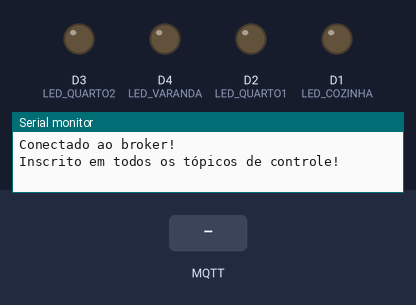
Recording of a program running on a simulated ESP8266 (NodeMCU). Shown: output pins drawn as LEDs (lit = HIGH), the last lines printed to the serial monitor. The inputs (shaded band) are chosen by the test bench. WiFi joins after 1.5 s; servers stay silent unless stated; random numbers use the default seed unless the program sets one; no MQTT or app messages arrive unless stated.

Above: at 2.7 s.
2.8 s: MQTT message "ON" arrives on the first subscribed topic
At 3.8 s:
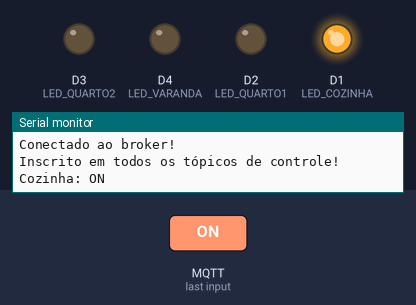
4.3 s: MQTT message "ON" arrives on the second subscribed topic
At 5.0 s:
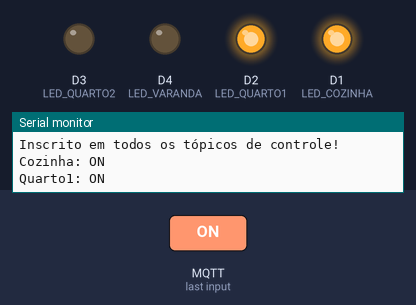
5.8 s: MQTT message "1" arrives on the first subscribed topic
At 6.1 s:
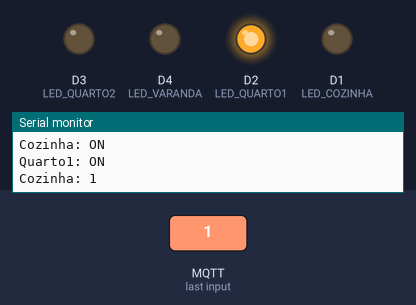
7.3 s: MQTT message "ON" arrives on the third subscribed topic
At 8.4 s:
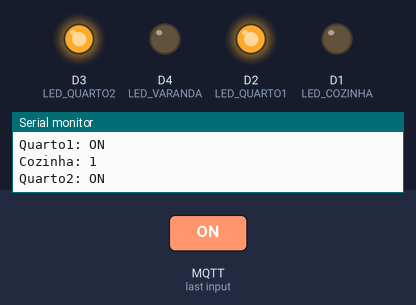
8.8 s: MQTT message "1" arrives on the second subscribed topic
At 9.5 s:
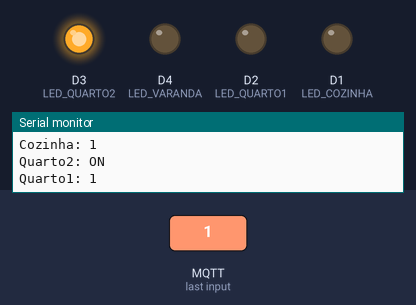
10.3 s: MQTT message "on" arrives on the first subscribed topic
At 10.7 s:
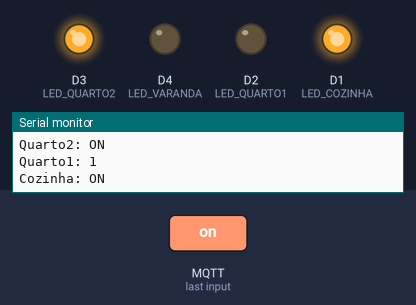
Timing chart, 0 to 12.8 s (numbered marks = the images above; inputs shaded):
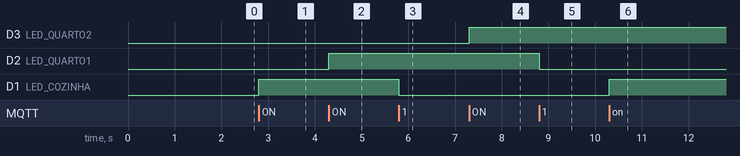

The program:

main.cpp
```cpp
#include <ESP8266WiFi.h>
#include <PubSubClient.h>
#include <ArduinoOTA.h>

const char* ssid = "dead.spades";
const char* password = "deadspades";
const char* mqtt_server = "192.168.43.2";
const int mqtt_port = 1883;

const char* sub_topic_cozinha = "casa/cozinha/led/set";
const char* pub_topic_cozinha = "casa/cozinha/led/status";

const char* sub_topic_quarto1 = "casa/quarto1/led/set";
const char* pub_topic_quarto1 = "casa/quarto1/led/status";

const char* sub_topic_quarto2 = "casa/quarto2/led/set";
const char* pub_topic_quarto2 = "casa/quarto2/led/status";

const char* sub_topic_varanda = "casa/varanda/led/set";
const char* pub_topic_varanda = "casa/varanda/led/status";

const uint8_t LED_COZINHA = D1;
const uint8_t LED_QUARTO1 = D2;
const uint8_t LED_QUARTO2 = D3;
const uint8_t LED_VARANDA = D4;

WiFiClient espClient;
PubSubClient client(espClient);

bool testeLEDs = false;

void setup_wifi() {
  Serial.print("Conectando na rede Wi-Fi: ");
  Serial.println(ssid);
  WiFi.begin(ssid, password);

  while (WiFi.status() != WL_CONNECTED) {
    delay(500);
    Serial.print(".");
  }
  Serial.println();
  Serial.print("Wi-Fi conectado! IP: ");
  Serial.println(WiFi.localIP());
}

void setup_ota() {
  ArduinoOTA.setHostname("esp8266-ota");

  ArduinoOTA.onStart([]() {
    Serial.println("Iniciando OTA...");
  });
  ArduinoOTA.onEnd([]() {
    Serial.println("\nOTA concluída!");
  });
  ArduinoOTA.onProgress([](unsigned int progress, unsigned int total) {
    Serial.printf("Progresso OTA: %u%%\r", (progress / (total / 100)));
  });
  ArduinoOTA.onError([](ota_error_t error) {
    Serial.printf("Erro OTA [%u]: ", error);
    if (error == OTA_AUTH_ERROR) Serial.println("Falha de autenticação");
    else if (error == OTA_BEGIN_ERROR) Serial.println("Erro no início");
    else if (error == OTA_CONNECT_ERROR) Serial.println("Erro de conexão");
    else if (error == OTA_RECEIVE_ERROR) Serial.println("Erro de recebimento");
    else if (error == OTA_END_ERROR) Serial.println("Erro ao finalizar");
  });

  ArduinoOTA.begin();
  Serial.println("OTA pronto!");
}

void callback(char* topic, byte* payload, unsigned int length) {
  String msg;
  for (unsigned int i = 0; i < length; i++) {
    msg += (char)payload[i];
  }
  msg.toUpperCase();

  bool estado = (msg == "ON");

  String estado_json = "{\"estado\":\"" + msg + "\"}";

  if (String(topic) == sub_topic_cozinha) {
    digitalWrite(LED_COZINHA, estado ? HIGH : LOW);
    client.publish(pub_topic_cozinha, estado_json.c_str(), true);
    Serial.println("Cozinha: " + msg);
  } else if (String(topic) == sub_topic_quarto1) {
    digitalWrite(LED_QUARTO1, estado ? HIGH : LOW);
    client.publish(pub_topic_quarto1, estado_json.c_str(), true);
    Serial.println("Quarto1: " + msg);
  } else if (String(topic) == sub_topic_quarto2) {
    digitalWrite(LED_QUARTO2, estado ? HIGH : LOW);
    client.publish(pub_topic_quarto2, estado_json.c_str(), true);
    Serial.println("Quarto2: " + msg);
  } else if (String(topic) == sub_topic_varanda) {
    digitalWrite(LED_VARANDA, estado ? HIGH : LOW);
    client.publish(pub_topic_varanda, estado_json.c_str(), true);
    Serial.println("Varanda: " + msg);
  } else {
    Serial.print("Tópico desconhecido: ");
    Serial.println(topic);
  }
}

void reconnect() {
  while (!client.connected()) {
    String clientId = "NodeMCU-";
    clientId += String(random(0xffff), HEX);
    Serial.print("Tentando conectar ao broker MQTT... ID = ");
    Serial.println(clientId);

    if (client.connect(clientId.c_str())) {
      Serial.println("Conectado ao broker!");

      client.subscribe(sub_topic_cozinha);
      client.subscribe(sub_topic_quarto1);
      client.subscribe(sub_topic_quarto2);
      client.subscribe(sub_topic_varanda);
      Serial.println("Inscrito em todos os tópicos de controle!");
    } else {
      Serial.print("Falha na conexão. Código de erro: ");
      Serial.print(client.state());
      Serial.println(" – tentando novamente em 5 segundos");
      delay(5000);
    }
  }
}

void setup() {
  Serial.begin(9600);
  delay(50);
  Serial.println("\n=== Iniciando NodeMCU + MQTT + OTA ===");

  pinMode(LED_COZINHA, OUTPUT);
  pinMode(LED_QUARTO1, OUTPUT);
  pinMode(LED_QUARTO2, OUTPUT);
  pinMode(LED_VARANDA, OUTPUT);

  digitalWrite(LED_COZINHA, LOW);
  digitalWrite(LED_QUARTO1, LOW);
  digitalWrite(LED_QUARTO2, LOW);
  digitalWrite(LED_VARANDA, LOW);

  if (!testeLEDs) {
    setup_wifi();
    setup_ota();
    client.setServer(mqtt_server, mqtt_port);
    client.setCallback(callback);
  }
}

void loop() {
  if (testeLEDs) {
    digitalWrite(LED_COZINHA, HIGH);
    Serial.println("LED Cozinha ON");
    delay(1000);
    digitalWrite(LED_COZINHA, LOW);

    digitalWrite(LED_QUARTO1, HIGH);
    Serial.println("LED Quarto1 ON");
    delay(1000);
    digitalWrite(LED_QUARTO1, LOW);

    digitalWrite(LED_QUARTO2, HIGH);
    Serial.println("LED Quarto2 ON");
    delay(1000);
    digitalWrite(LED_QUARTO2, LOW);

    digitalWrite(LED_VARANDA, HIGH);
    Serial.println("LED Varanda ON");
    delay(1000);
    digitalWrite(LED_VARANDA, LOW);
  } else {
    if (!client.connected()) {
      reconnect();
    }
    client.loop();
    ArduinoOTA.handle();
  }
}
```

Measured:
- after the input at 2.8 s, D1 (LED_COZINHA): LOW → HIGH at once
- after the input at 4.3 s, D2 (LED_QUARTO1): LOW → HIGH at once
- after the input at 5.8 s, D1 (LED_COZINHA): HIGH → LOW at once
- after the input at 7.3 s, D3 (LED_QUARTO2): LOW → HIGH at once
- after the input at 8.8 s, D2 (LED_QUARTO1): HIGH → LOW at once
- after the input at 10.3 s, D1 (LED_COZINHA): LOW → HIGH at once
